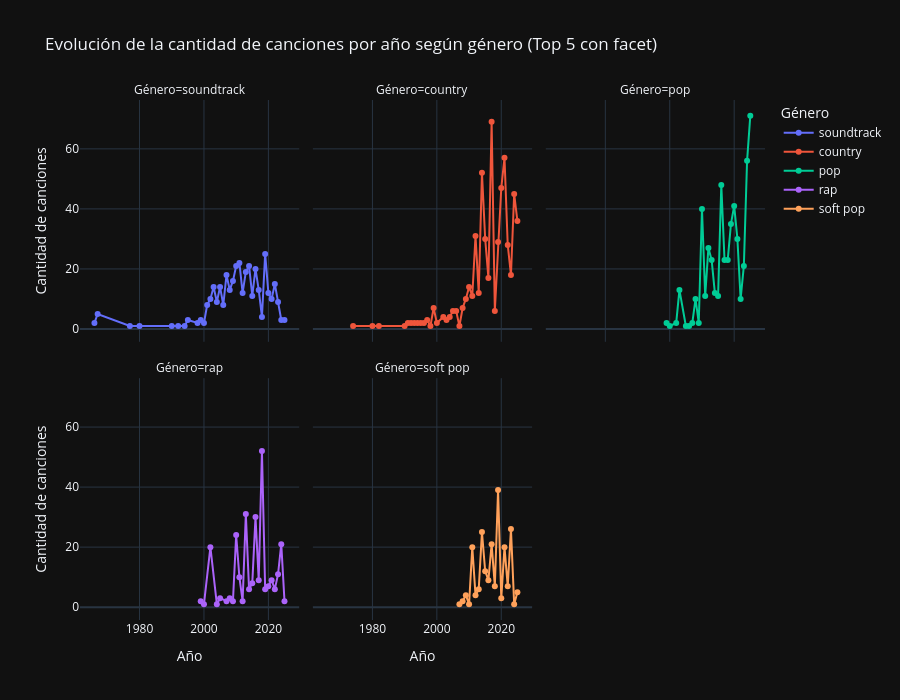

The code cell stored with this chart in its notebook:
### Markdown cell above
![Top 5 géneros](generos_top5.png)

### Code cell
# Se ve que es confuso para visualizar, se opta por crear una pequeña gráfica para cada genero usando el parametro 'facet_col'.
fig = px.line(
    df_year_genre,
    x='year',
    y='count',
    color='main_genre',
    facet_col='main_genre',
    facet_col_wrap=3,  # cantidad de columnas (ajústalo a gusto)
    markers=True,
    title='Evolución de la cantidad de canciones por año según género (Top 5 con facet)',
    labels={'year':'Año', 'count':'Cantidad de canciones', 'main_genre':'Género'},
    template='plotly_dark',
    height=700
)

fig.show()
fig.write_image("generos_top_5_facet.png")

### Figure 1 — Plotly figure (JSON) as saved in the notebook; plotly's stock layout.template omitted (floating-point values rounded to 4 significant figures)
{"data": [{"hovertemplate": "Género=soundtrack<br>Año=%{x}<br>Cantidad de canciones=%{y}<extra></extra>", "legendgroup": "soundtrack", "line": {"color": "#636efa", "dash": "solid"}, "marker": {"symbol": "circle"}, "mode": "lines+markers", "name": "soundtrack", "orientation": "v", "showlegend": true, "type": "scatter", "x": [1966, 1967, 1977, 1980, 1990, 1992, 1994, 1995, 1998, 1999, 2000, 2001, 2002, 2003, 2004, 2005, 2006, 2007, 2008, 2009, 2010, 2011, 2012, 2013, 2014, 2015, 2016, 2017, 2018, 2019, 2020, 2021, 2022, 2023, 2024, 2025], "xaxis": "x4", "y": [2, 5, 1, 1, 1, 1, 1, 3, 2, 3, 2, 8, 10, 14, 9, 14, 8, 18, 13, 16, 21, 22, 12, 19, 21, 11, 20, 13, 4, 25, 12, 10, 15, 9, 3, 3], "yaxis": "y4"}, {"hovertemplate": "Género=country<br>Año=%{x}<br>Cantidad de canciones=%{y}<extra></extra>", "legendgroup": "country", "line": {"color": "#EF553B", "dash": "solid"}, "marker": {"symbol": "circle"}, "mode": "lines+markers", "name": "country", "orientation": "v", "showlegend": true, "type": "scatter", "x": [1974, 1980, 1982, 1990, 1991, 1992, 1993, 1994, 1995, 1996, 1997, 1998, 1999, 2000, 2002, 2003, 2004, 2005, 2006, 2007, 2008, 2009, 2010, 2011, 2012, 2013, 2014, 2015, 2016, 2017, 2018, 2019, 2020, 2021, 2022, 2023, 2024, 2025], "xaxis": "x5", "y": [1, 1, 1, 1, 2, 2, 2, 2, 2, 2, 3, 1, 7, 2, 4, 3, 4, 6, 6, 1, 7, 10, 14, 11, 31, 12, 52, 30, 17, 69, 6, 29, 47, 57, 28, 18, 45, 36], "yaxis": "y5"}, {"hovertemplate": "Género=pop<br>Año=%{x}<br>Cantidad de canciones=%{y}<extra></extra>", "legendgroup": "pop", "line": {"color": "#00cc96", "dash": "solid"}, "marker": {"symbol": "circle"}, "mode": "lines+markers", "name": "pop", "orientation": "v", "showlegend": true, "type": "scatter", "x": [1999, 2000, 2002, 2003, 2005, 2006, 2007, 2008, 2009, 2010, 2011, 2012, 2013, 2014, 2015, 2016, 2017, 2018, 2019, 2020, 2021, 2022, 2023, 2024, 2025], "xaxis": "x6", "y": [2, 1, 2, 13, 1, 1, 2, 10, 2, 40, 11, 27, 23, 12, 11, 48, 23, 23, 35, 41, 30, 10, 21, 56, 71], "yaxis": "y6"}, {"hovertemplate": "Género=rap<br>Año=%{x}<br>Cantidad de canciones=%{y}<extra></extra>", "legendgroup": "rap", "line": {"color": "#ab63fa", "dash": "solid"}, "marker": {"symbol": "circle"}, "mode": "lines+markers", "name": "rap", "orientation": "v", "showlegend": true, "type": "scatter", "x": [1999, 2000, 2002, 2004, 2005, 2007, 2008, 2009, 2010, 2011, 2012, 2013, 2014, 2015, 2016, 2017, 2018, 2019, 2020, 2021, 2022, 2023, 2024, 2025], "xaxis": "x", "y": [2, 1, 20, 1, 3, 2, 3, 2, 24, 10, 2, 31, 6, 8, 30, 9, 52, 6, 7, 9, 6, 11, 21, 2], "yaxis": "y"}, {"hovertemplate": "Género=soft pop<br>Año=%{x}<br>Cantidad de canciones=%{y}<extra></extra>", "legendgroup": "soft pop", "line": {"color": "#FFA15A", "dash": "solid"}, "marker": {"symbol": "circle"}, "mode": "lines+markers", "name": "soft pop", "orientation": "v", "showlegend": true, "type": "scatter", "x": [2007, 2008, 2009, 2010, 2011, 2012, 2013, 2014, 2015, 2016, 2017, 2018, 2019, 2020, 2021, 2022, 2023, 2024, 2025], "xaxis": "x2", "y": [1, 2, 4, 1, 20, 4, 6, 25, 12, 9, 21, 7, 39, 3, 20, 7, 26, 1, 5], "yaxis": "y2"}], "layout": {"annotations": [{"font": {}, "showarrow": false, "text": "Género=rap", "x": 0.16, "xanchor": "center", "xref": "paper", "y": 0.465, "yanchor": "bottom", "yref": "paper"}, {"font": {}, "showarrow": false, "text": "Género=soft pop", "x": 0.5, "xanchor": "center", "xref": "paper", "y": 0.465, "yanchor": "bottom", "yref": "paper"}, {"font": {}, "showarrow": false, "text": "Género=soundtrack", "x": 0.16, "xanchor": "center", "xref": "paper", "y": 1.0, "yanchor": "bottom", "yref": "paper"}, {"font": {}, "showarrow": false, "text": "Género=country", "x": 0.5, "xanchor": "center", "xref": "paper", "y": 1.0, "yanchor": "bottom", "yref": "paper"}, {"font": {}, "showarrow": false, "text": "Género=pop", "x": 0.84, "xanchor": "center", "xref": "paper", "y": 1.0, "yanchor": "bottom", "yref": "paper"}], "height": 700, "legend": {"title": {"text": "Género"}, "tracegroupgap": 0}, "title": {"text": "Evolución de la cantidad de canciones por año según género (Top 5 con facet)"}, "xaxis": {"anchor": "y", "domain": [0, 0.32], "title": {"text": "Año"}}, "xaxis2": {"anchor": "y2", "domain": [0.34, 0.66], "matches": "x", "title": {"text": "Año"}}, "xaxis3": {"anchor": "y3", "domain": [0.68, 1.0], "matches": "x", "title": {"text": "Año"}}, "xaxis4": {"anchor": "y4", "domain": [0, 0.32], "matches": "x", "showticklabels": false}, "xaxis5": {"anchor": "y5", "domain": [0.34, 0.66], "matches": "x", "showticklabels": false}, "xaxis6": {"anchor": "y6", "domain": [0.68, 1.0], "matches": "x", "showticklabels": false}, "yaxis": {"anchor": "x", "domain": [0, 0.465], "title": {"text": "Cantidad de canciones"}}, "yaxis2": {"anchor": "x2", "domain": [0, 0.465], "matches": "y", "showticklabels": false}, "yaxis3": {"anchor": "x3", "domain": [0, 0.465], "matches": "y", "showticklabels": false}, "yaxis4": {"anchor": "x4", "domain": [0.535, 1.0], "matches": "y", "title": {"text": "Cantidad de canciones"}}, "yaxis5": {"anchor": "x5", "domain": [0.535, 1.0], "matches": "y", "showticklabels": false}, "yaxis6": {"anchor": "x6", "domain": [0.535, 1.0], "matches": "y", "showticklabels": false}}}
